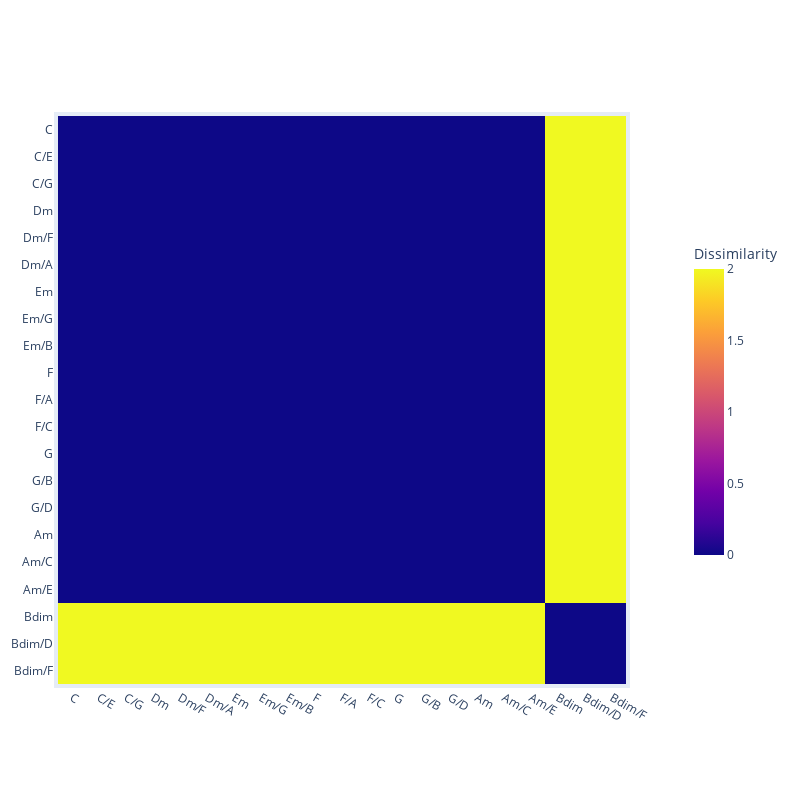

This figure's notebook cell:
### Markdown cell above
# Sólo vector clasico

### Code cell
vector_encoding2 = [
    # results[chord_id]['feature_vector'] +
     #results_polar_degree[chord_id]['feature_vector'] +

    results_intervals_theory[chord_id]['feature_vector']
    for chord_id in results_structure.keys()
]

# Realiza MDS en los datos
vector_encoding_mds2, matrix = perform_mds(vector_encoding2)
cg.plot_chords_with_selection(vector_encoding_mds2,matrix, chord_ids, results_intervals_theory,True, True )
print(vector_encoding2)

### Figure 1 — Plotly figure (JSON) as saved in the notebook; plotly's stock layout.template omitted (floating-point values rounded to 4 significant figures; data arrays with more than 128 entries replaced by an {"elided": "..."} marker saying what was removed)
{"data": [{"coloraxis": "coloraxis", "hovertemplate": "x: %{x}<br>y: %{y}<br>Dissimilarity: %{z}<extra></extra>", "name": "0", "type": "heatmap", "x": ["C", "C/E", "C/G", "Dm", "Dm/F", "Dm/A", "Em", "Em/G", "Em/B", "F", "F/A", "F/C", "G", "G/B", "G/D", "Am", "Am/C", "Am/E", "Bdim", "Bdim/D", "Bdim/F"], "xaxis": "x", "y": ["C", "C/E", "C/G", "Dm", "Dm/F", "Dm/A", "Em", "Em/G", "Em/B", "F", "F/A", "F/C", "G", "G/B", "G/D", "Am", "Am/C", "Am/E", "Bdim", "Bdim/D", "Bdim/F"], "yaxis": "y", "z": {"elided": "21x21 int values"}}], "layout": {"autosize": false, "coloraxis": {"colorbar": {"len": 0.55, "title": {"text": "Dissimilarity"}, "x": 1.1}, "colorscale": [[0, "#0d0887"], [0.1111, "#46039f"], [0.2222, "#7201a8"], [0.3333, "#9c179e"], [0.4444, "#bd3786"], [0.5556, "#d8576b"], [0.6667, "#ed7953"], [0.7778, "#fb9f3a"], [0.8889, "#fdca26"], [1, "#f0f921"]]}, "height": 800, "margin": {"b": 100, "l": 50, "pad": 4, "r": 50, "t": 100}, "width": 800, "xaxis": {"anchor": "y", "constrain": "domain", "domain": [0, 1], "scaleanchor": "y"}, "yaxis": {"anchor": "x", "autorange": "reversed", "constrain": "domain", "domain": [0, 1]}}}
